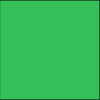
Frame 1 (no input)
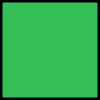
Frame 60 (no input)
Frame 120 (the mouse pressed at the canvas centre since frame 60): identical to frame 60, image omitted

The p5.js sketch that drew these frames (run headless with seeded random() and noise() and a simulated clock; from frame 60 on, the mouse is pressed at the canvas centre):

// p5.js sketch
// ── sketch.js
function setup() {
    createCanvas(width, height);
    background(random(0, 125));
    x = new Square(); 
    
    
  }
  
  function draw() {
   
    x.show(); 
    x.expand();
    
    
  }
// ── Square.js
function Square() 
{
  let xvalue = 100;
  let yvalue = 100;
  fill(random(255), random(255), random(255));
  frameRate(30);
  
  this.show = function() 
  {
    rectMode(CENTER);
    rect(width / 2, height / 2, xvalue, yvalue);
    stroke(0); 
    strokeWeight(5);
    /* 
    line(250, 150, width, 0); 
    line(250,250, width, height);
    line(150, 150, 0, 0);
    line(150, 250, 0, height);
    */
  }

  this.expand = function() 
  {
    
    if (this.xvalue <= width)
    {
      this.xvalue += 10;
      this.yvalue += 10;
    }
    
    
    if (this.xvalue > width) 
    {
      this.xvalue = 0; 
      newsquare = new Square(); 
      newsquare.show(); 
      newsquare.expand(); 
    }
  }
}

 
